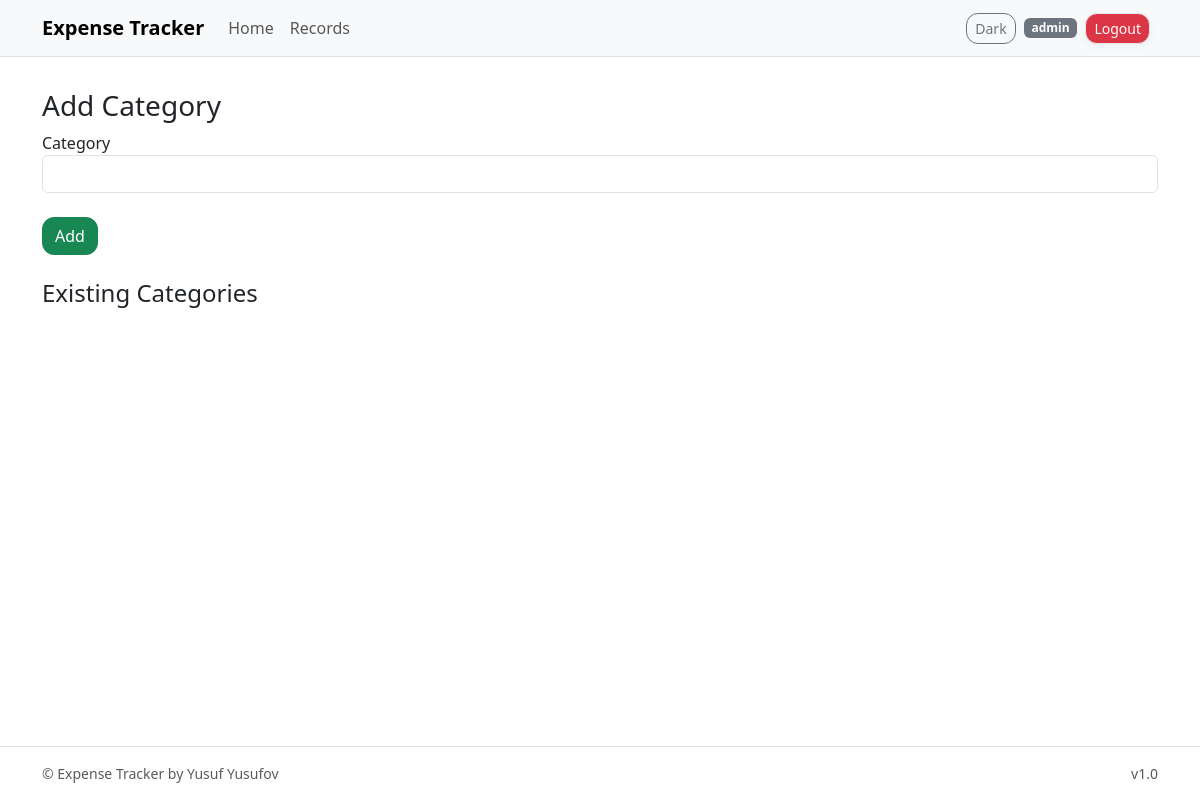
Page /categories/ (signed in) on the earlier database version.
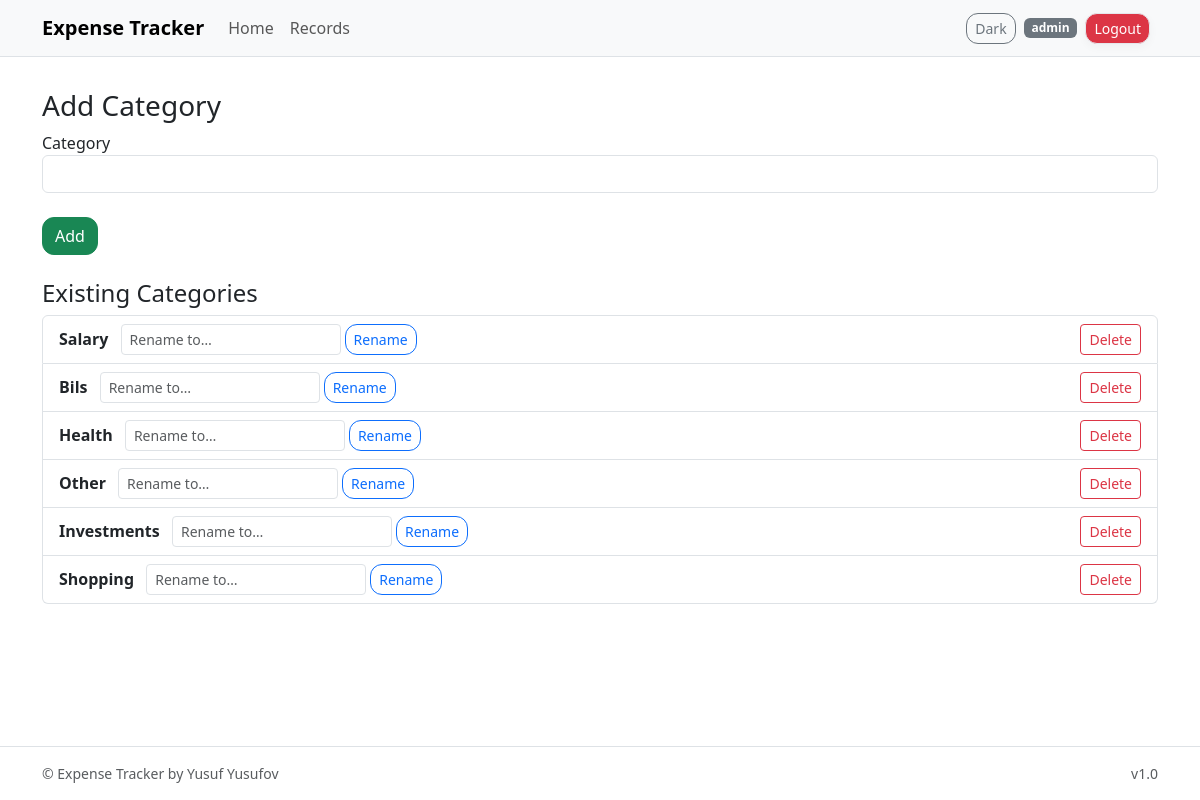
Same page on the later database version.
### models/models.py (models this page shows, shortened)
class Category(db.Model):
    id = db.Column(db.Integer, primary_key=True)
    name = db.Column(db.String(50), nullable=False)
    user_id = db.Column(db.Integer, db.ForeignKey("user.id"), nullable=False)

### routes/categories.py (the view, shortened to what this page needs)
@categories_bp.route("/", methods=["GET", "POST"])
@login_required
def add_category():
    categories = Category.query.filter_by(user_id=current_user.id).all()
    categories = Category.query.filter_by(user_id=current_user.id).all()
    return render_template("add_category.html", categories=categories)

### app.py (called while the page is built)
def create_app():
    app = Flask(__name__)
    app_env = os.environ.get("APP_ENV", "development").lower()
    if app_env == "production":
        app.config.from_object(ProdConfig)
    else:
        app.config.from_object(DevConfig)
    db.init_app(app)
    from routes.auth import auth_bp
    from routes.home import home_bp
    from routes.records import records_bp
    from routes.categories import categories_bp
    app.register_blueprint(auth_bp)
    app.register_blueprint(home_bp)
    app.register_blueprint(records_bp)
    app.register_blueprint(categories_bp)
    login_manager = LoginManager()
    login_manager.init_app(app)
    login_manager.login_view = "auth.login"
    @login_manager.user_loader
    def load_user(user_id):
        return User.query.get(int(user_id))
    return app

### templates/add_category.html
{% extends "base.html" %}
{% block content %}
<h3>Add Category</h3>
<form method="POST">
  <label>Category</label>
  <input type="text" name="category" class="form-control" required>
  <br>
  <button type="submit" class="btn btn-success">Add</button>
</form>
<h4 class="mt-4">Existing Categories</h4>
<ul class="list-group">
  {% for cat in categories %}
    <li class="list-group-item d-flex justify-content-between align-items-center">
      <div class="flex-grow-1">
        <strong>{{ cat.name }}</strong>
        <form class="d-inline-flex ms-2" method="POST" action="{{ url_for('categories.rename_category', id=cat.id) }}">
          <input type="text" name="new_name" class="form-control form-control-sm" placeholder="Rename to…" required>
          <button class="btn btn-sm btn-outline-primary ms-1">Rename</button>
        </form>
      </div>
      <form method="POST" action="{{ url_for('categories.delete_category', id=cat.id) }}" class="m-0">
        <button class="btn btn-sm btn-outline-danger">Delete</button>
      </form>
    </li>
  {% endfor %}
</ul>
{% endblock %}

Differences in the rows shown:
added Category: name "Salary"
added Category: name "Bils"
added Category: name "Health"
added Category: name "Other"
added Category: name "Investments"
added Category: name "Shopping"
